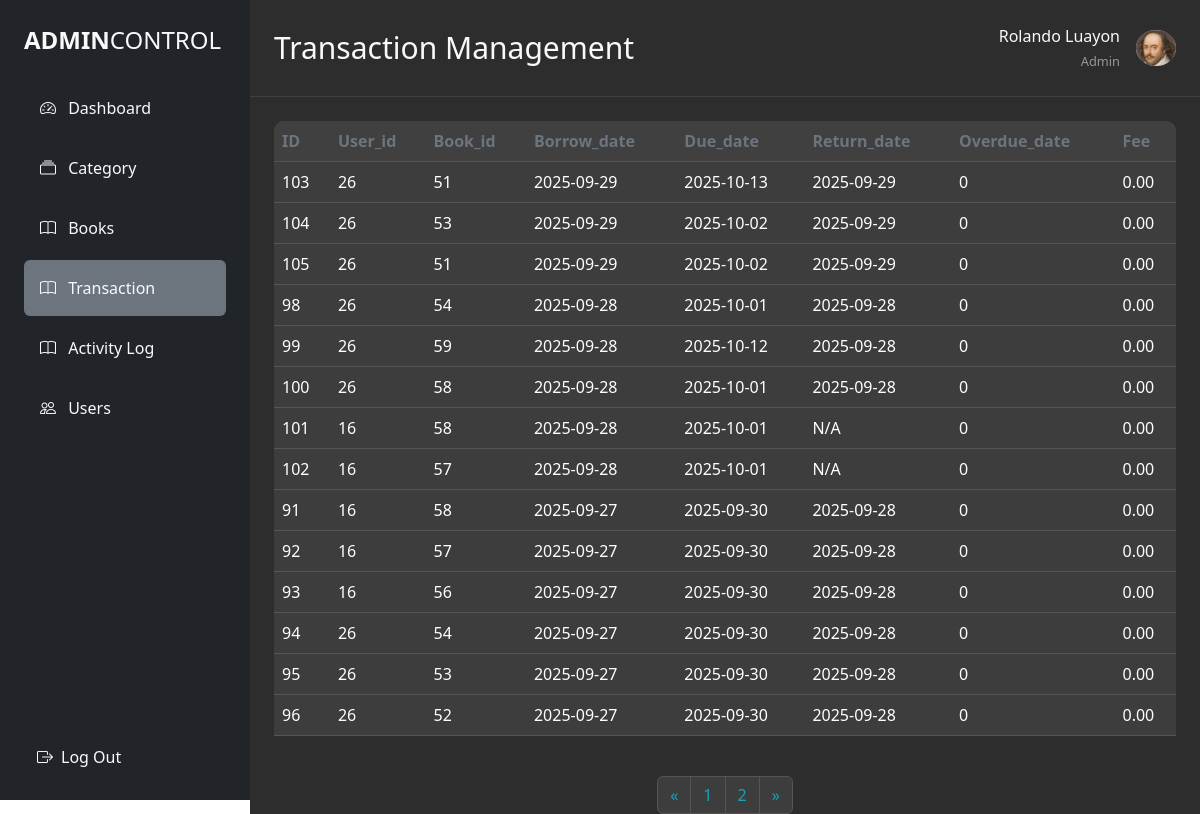
The page /admin/transaction.php (signed in) on the database as committed earlier.
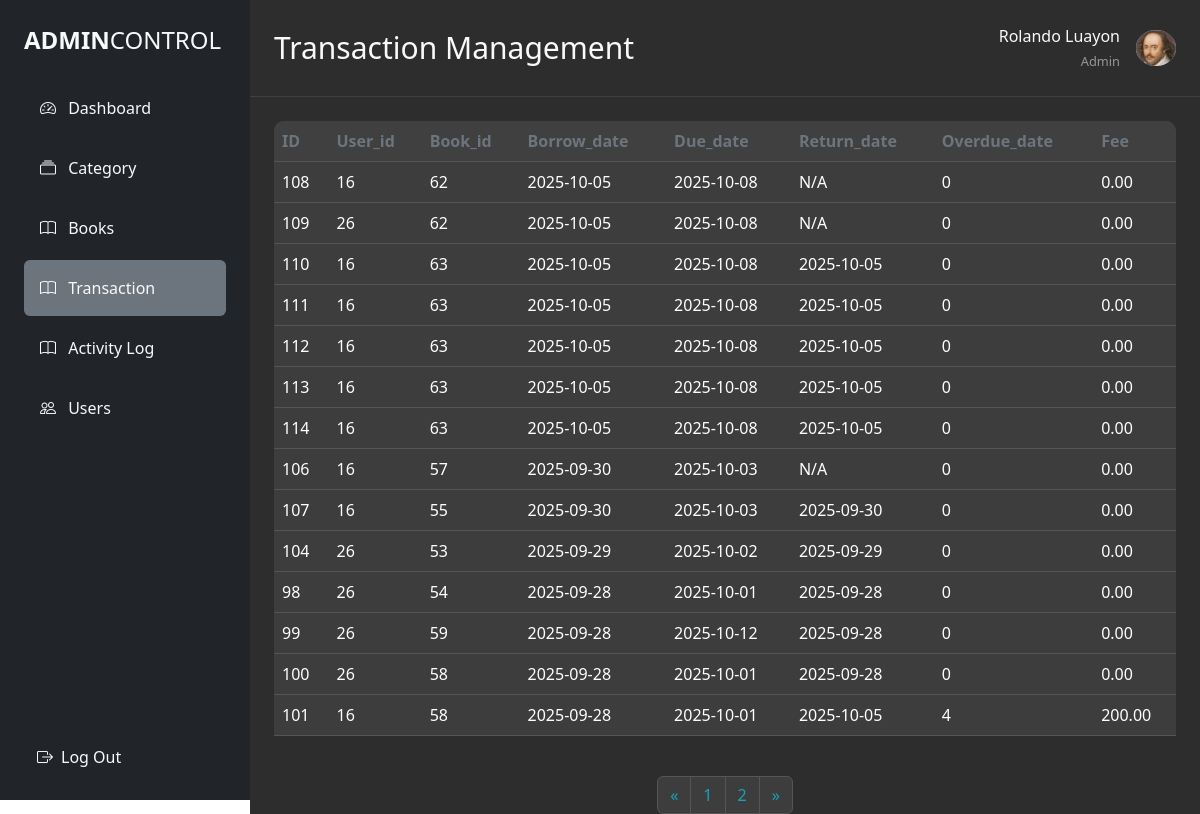
The same page on the database as committed later.
### tables this page shows
CREATE TABLE `transactions` (
  `transaction_id` int(11) NOT NULL,
  `user_id` int(11) DEFAULT NULL,
  `book_id` int(11) DEFAULT NULL,
  `borrow_date` date NOT NULL DEFAULT curdate(),
  `due_date` date NOT NULL,
  `return_date` date DEFAULT NULL,
  `overdue_days` int(11) DEFAULT 0,
  `fee` decimal(10,2) DEFAULT 0.00
);

### admin/backend/BookController.php (called while the page is built, shortened)
<?php
class Database
{
    private $host = "localhost";
    private $db   = "it6_LMS";
    private $user = "root";
    private $pass = "";
    public function __construct()
    {
        try {
            $dsn = "mysql:host={$this->host};dbname={$this->db};charset=utf8";
            $this->pdo = new PDO($dsn, $this->user, $this->pass);
        } catch (PDOException $e) {
            die("Database Connection Failed: " . $e->getMessage());
        }
    }
}

### admin/backend/transactionControll.php (called while the page is built, shortened)
<?php
class Library
{
  private $conn;
  public function __construct($db)
  {
    $this->conn = $db;
  }
  public function countTransactions()
  {
    $stmt = $this->conn->query("SELECT COUNT(*) as total FROM transactions");
    return (int) $stmt->fetch(PDO::FETCH_ASSOC)['total'];
  }
  public function getTransactions($limit, $offset)
  {
    $stmt = $this->conn->prepare("
        SELECT
            t.transaction_id,
            t.user_id,
            t.book_id,
            t.borrow_date,
            t.due_date,
            t.return_date,
            t.overdue_days,
            t.fee
        FROM transactions t
        ORDER BY t.borrow_date DESC
        LIMIT :limit OFFSET :offset
    ");
    $stmt->bindValue(':limit', (int)$limit, PDO::PARAM_INT);
    $stmt->bindValue(':offset', (int)$offset, PDO::PARAM_INT);
    $stmt->execute();
    return $stmt->fetchAll(PDO::FETCH_ASSOC);
  }
}

### admin/transaction.php (the view, shortened to what the changed rows need)
<?php
require '../admin/backend/BookController.php';
require '../admin/backend/transactionControll.php';
$db = new Database();
$library = new Library($db->pdo);
$limit = 14;
$page = isset($_GET['page']) ? (int)$_GET['page'] : 1;
$offset = ($page - 1) * $limit;
$totalusers = $library->countTransactions();
$totalPages = ceil($totalusers / $limit);
$users = $library->getTransactions($limit, $offset);
?>
<!DOCTYPE html>
<html lang="en">
<head>
  <link rel="stylesheet" href="../admin/style.css" />
  <script src="https://cdn.tailwindcss.com"></script>
  <link href="https://cdn.jsdelivr.net/npm/bootstrap@5.3.8/dist/css/bootstrap.min.css" rel="stylesheet">
  <link href="https://cdn.jsdelivr.net/npm/bootstrap-icons@1.10.0/font/bootstrap-icons.css" rel="stylesheet">
</head>
<body>
  <div class="d-flex min-vh-100">
    <div class="main-content flex-grow-1">
      <div class="d-flex justify-content-between align-items-center p-4 header-border">
        <div class="d-flex align-items-center">
          <h2 class="text-light mb-0 text-3xl">Transaction Management</h2>
        </div>
      </div>
      <div class="table-responsive m-4" style="border-radius: 10px;">
        <table class="table table-dark table-hover align-middle">
          <thead>
            <tr>
              <th scope="col">ID</th>
              <th scope="col">User_id</th>
              <th scope="col">Book_id</th>
              <th scope="col">Borrow_date</th>
              <th scope="col">Due_date</th>
              <th scope="col">Return_date</th>
              <th scope="col">Overdue_date</th>
              <th scope="col">Fee</th>
            </tr>
          </thead>
          <tbody>
            <?php foreach ($library->getTransactions($limit, $offset) as $row): ?>
              <tr>
                <td><?= htmlspecialchars($row['transaction_id']) ?></td>
                <td><?= htmlspecialchars($row['user_id']) ?></td>
                <td><?= htmlspecialchars($row['book_id']) ?></td>
                <td><?= htmlspecialchars($row['borrow_date']) ?></td>
                <td><?= htmlspecialchars($row['due_date'] ?? 'N/A') ?></td>
                <td><?= htmlspecialchars($row['return_date'] ?? 'N/A') ?></td>
                <td><?= htmlspecialchars($row['overdue_days']) ?></td>
                <td><?= htmlspecialchars($row['fee']) ?></td>
              </tr>
            <?php endforeach; ?>
          </tbody>
        </table>
      </div>
      <div class="d-flex justify-content-center mt-4">
        <nav aria-label="Book pagination">
          <ul class="pagination">
            <?php for ($i = 1; $i <= $totalPages; $i++): ?>
              <li class="page-item <?php if ($i == $page) echo 'active'; ?>">
                <a class="page-link" href="?page=<?php echo $i; ?>"><?php echo $i; ?></a>
              </li>
            <?php endfor; ?>
          </ul>
        </nav>
      </div>
</body>
</html>

Rows that differ between the two databases and show on the page:
removed transactions: transaction_id "103", user "26", book "51", borrow_date "2025-09-29", due_date "2025-10-13", return_date "2025-09-29", overdue_days "0", fee "0.00"
removed transactions: transaction_id "105", user "26", book "51", borrow_date "2025-09-29", due_date "2025-10-02", return_date "2025-09-29", overdue_days "0", fee "0.00"
no longer on this page (row unchanged): transactions: transaction_id "102", user "16", book "57", borrow_date "2025-09-28", due_date "2025-10-01", return_date "N/A", overdue_days "0", fee "0.00"
no longer on this page (row unchanged): transactions: transaction_id "91", user "16", book "58", borrow_date "2025-09-27", due_date "2025-09-30", return_date "2025-09-28", overdue_days "0", fee "0.00"
no longer on this page (row unchanged): transactions: transaction_id "92", user "16", book "57", borrow_date "2025-09-27", due_date "2025-09-30", return_date "2025-09-28", overdue_days "0", fee "0.00"
no longer on this page (row unchanged): transactions: transaction_id "93", user "16", book "56", borrow_date "2025-09-27", due_date "2025-09-30", return_date "2025-09-28", overdue_days "0", fee "0.00"
no longer on this page (row unchanged): transactions: transaction_id "94", user "26", book "54", borrow_date "2025-09-27", due_date "2025-09-30", return_date "2025-09-28", overdue_days "0", fee "0.00"
no longer on this page (row unchanged): transactions: transaction_id "95", user "26", book "53", borrow_date "2025-09-27", due_date "2025-09-30", return_date "2025-09-28", overdue_days "0", fee "0.00"
no longer on this page (row unchanged): transactions: transaction_id "96", user "26", book "52", borrow_date "2025-09-27", due_date "2025-09-30", return_date "2025-09-28", overdue_days "0", fee "0.00"
added transactions: transaction_id "108", user "16", book "62", borrow_date "2025-10-05", due_date "2025-10-08", return_date "N/A", overdue_days "0", fee "0.00"
added transactions: transaction_id "109", user "26", book "62", borrow_date "2025-10-05", due_date "2025-10-08", return_date "N/A", overdue_days "0", fee "0.00"
added transactions: transaction_id "110", user "16", book "63", borrow_date "2025-10-05", due_date "2025-10-08", return_date "2025-10-05", overdue_days "0", fee "0.00"
added transactions: transaction_id "111", user "16", book "63", borrow_date "2025-10-05", due_date "2025-10-08", return_date "2025-10-05", overdue_days "0", fee "0.00"
added transactions: transaction_id "112", user "16", book "63", borrow_date "2025-10-05", due_date "2025-10-08", return_date "2025-10-05", overdue_days "0", fee "0.00"
added transactions: transaction_id "113", user "16", book "63", borrow_date "2025-10-05", due_date "2025-10-08", return_date "2025-10-05", overdue_days "0", fee "0.00"
added transactions: transaction_id "114", user "16", book "63", borrow_date "2025-10-05", due_date "2025-10-08", return_date "2025-10-05", overdue_days "0", fee "0.00"
added transactions: transaction_id "106", user "16", book "57", borrow_date "2025-09-30", due_date "2025-10-03", return_date "N/A", overdue_days "0", fee "0.00"
added transactions: transaction_id "107", user "16", book "55", borrow_date "2025-09-30", due_date "2025-10-03", return_date "2025-09-30", overdue_days "0", fee "0.00"
changed transactions id 101: return_date "N/A" → "2025-10-05"; overdue_days "0" → "4"; fee "0.00" → "200.00"
